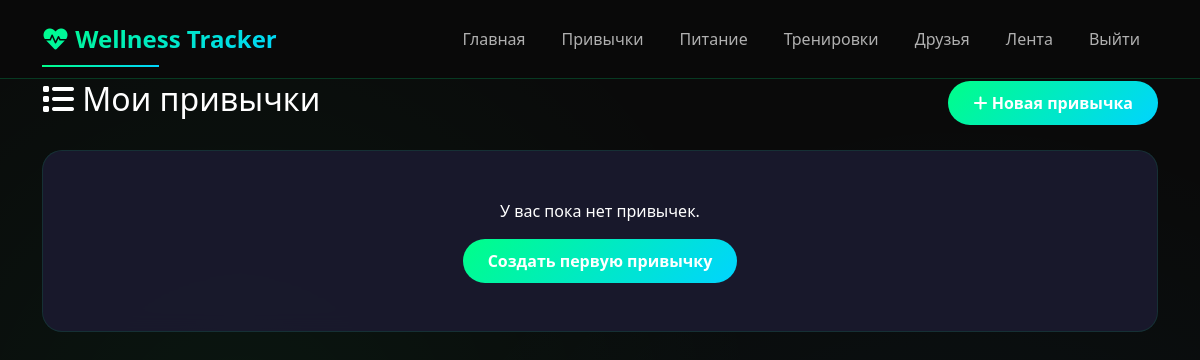
The page /habits (signed in) on the database as committed earlier.
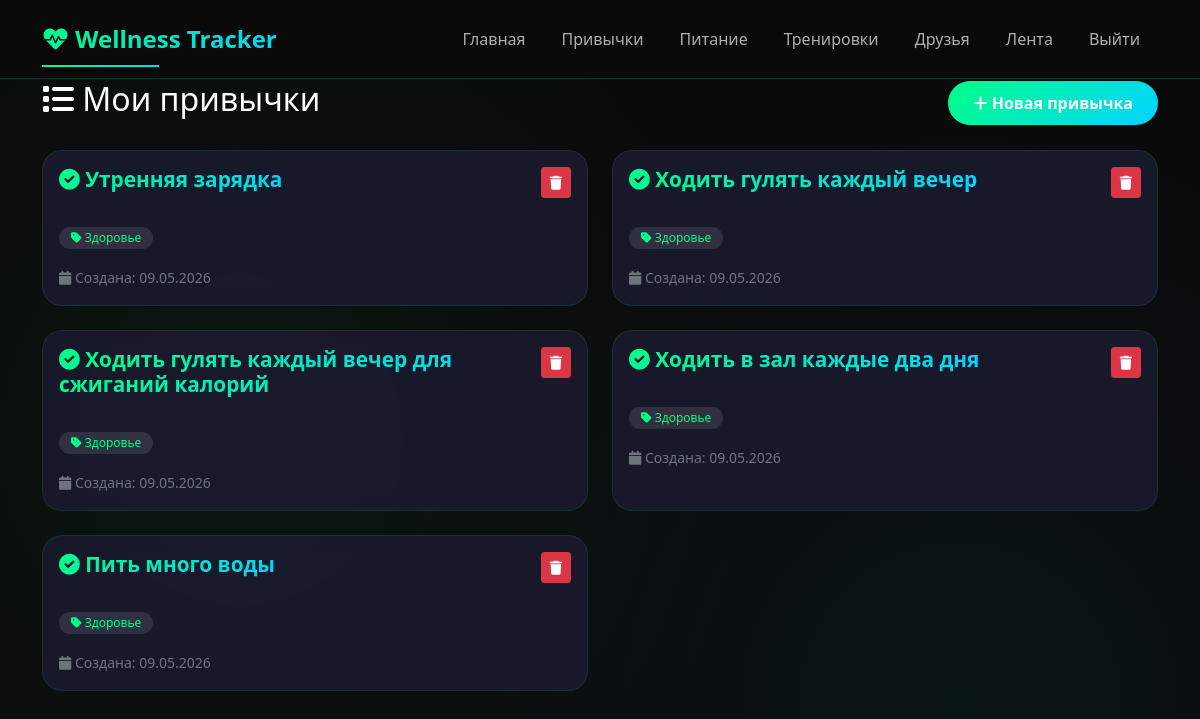
The same page on the database as committed later.
### app.py (models this page shows)
class Habit(db.Model):
    __tablename__ = 'habits'
    id = db.Column(db.Integer, primary_key=True)
    user_id = db.Column(db.Integer, db.ForeignKey('users.id'), nullable=False)
    name = db.Column(db.String(100), nullable=False)
    description = db.Column(db.Text)
    category = db.Column(db.String(50), default='Другое')
    created_at = db.Column(db.DateTime, default=datetime.now)

### app.py (the view)
@app.route('/habits')
def habits():
    user = get_user()
    all_habits = Habit.query.filter_by(user_id=user.id).all()
    return render_template('habits.html', habits=all_habits)

### app.py (called while the page is built)
def get_user():
    from flask import session
    user_id = session.get('user_id')
    if user_id:
        return User.query.get(user_id)
    return None

### templates/habits.html (shortened to what this page needs)
{% extends "base.html" %}
{% block content %}
<div class="d-flex justify-content-between align-items-center mb-4">
    <h2><i class="fas fa-list"></i> Мои привычки</h2>
    <a href="/add_habit" class="btn btn-primary">
        <i class="fas fa-plus"></i> Новая привычка
    </a>
</div>
{% if habits %}
    <div class="row">
        {% for habit in habits %}
            <div class="col-md-6 mb-4">
                <div class="card h-100">
                    <div class="card-body">
                        <div class="d-flex justify-content-between align-items-start mb-3">
                            <h5 class="card-title">
                                <i class="fas fa-check-circle"></i> {{ habit.name }}
                            </h5>
                            <button class="btn btn-sm btn-danger" onclick="deleteHabit({{ habit.id }})">
                                <i class="fas fa-trash"></i>
                            </button>
                        </div>
                        <div class="mt-3">
                            <span class="badge bg-secondary">
                                <i class="fas fa-tag"></i> {{ habit.category }}
                            </span>
                        </div>
                        <div class="mt-3">
                            <small class="text-muted">
                                <i class="fas fa-calendar"></i> Создана: {{ habit.created_at.strftime('%d.%m.%Y') }}
                            </small>
                        </div>
                    </div>
                </div>
            </div>
        {% endfor %}
    </div>
{% else %}
    <div class="card">
        <div class="card-body text-center py-5">
            <p>У вас пока нет привычек.</p>
            <a href="/add_habit" class="btn btn-primary">Создать первую привычку</a>
        </div>
    </div>
{% endif %}
{% endblock %}

Rows that differ between the two databases and show on the page:
added Habit: category "Здоровье", created_at "09.05.2026"
added Habit: category "Здоровье", created_at "09.05.2026"
added Habit: category "Здоровье", created_at "09.05.2026"
added Habit: category "Здоровье", created_at "09.05.2026"
added Habit: category "Здоровье", created_at "09.05.2026"
Other text that changed with them:
text no longer shown: "У вас пока нет привычек. Создать первую привычку"
